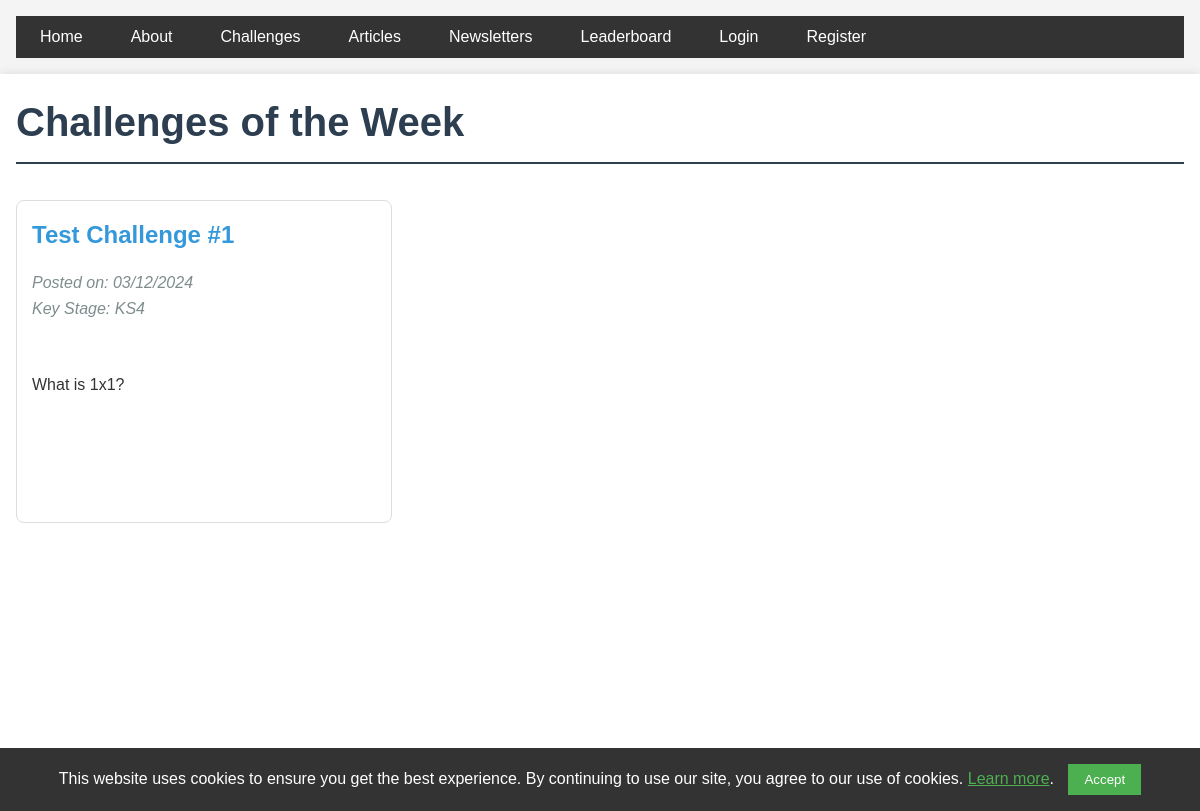
Before: /challenges with the older database file.
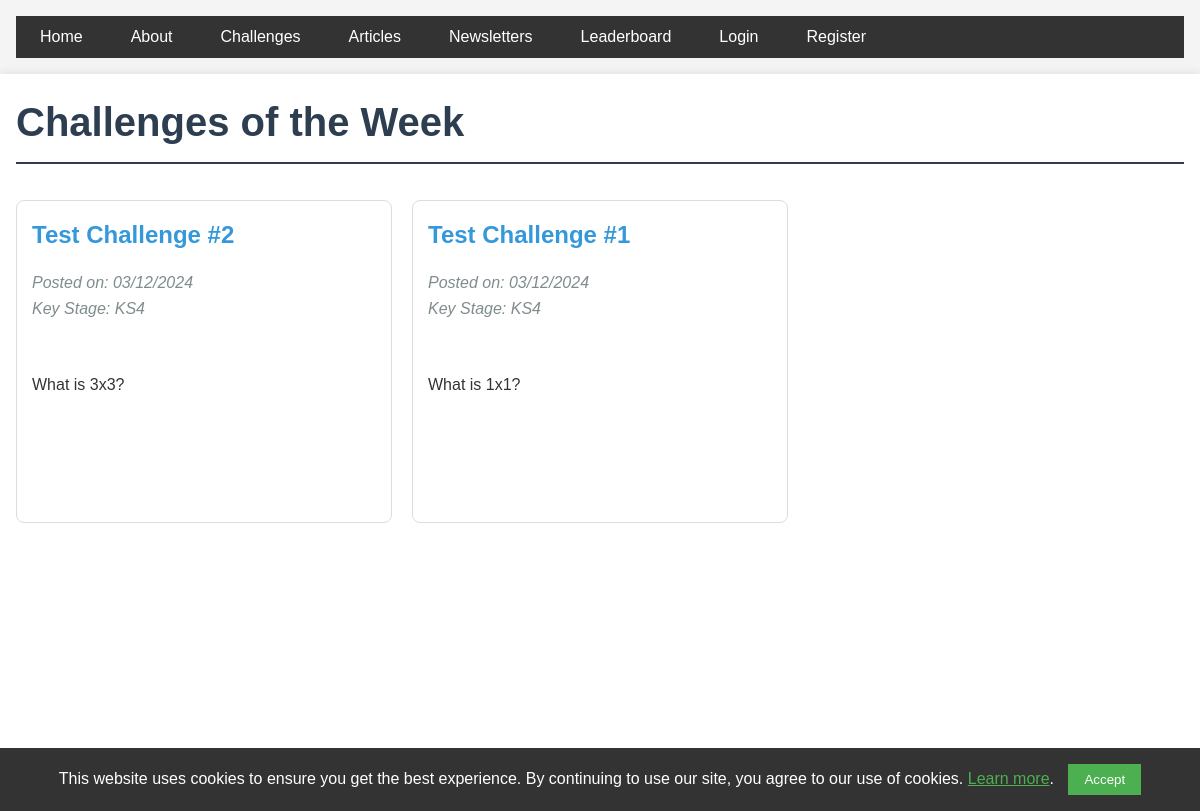
After: the same page with the newer database file.
### app/models.py (models this page shows)
class Challenge(db.Model):
    id = db.Column(db.Integer, primary_key=True, autoincrement=True)
    title = db.Column(db.String(100), nullable=False)
    content = db.Column(db.Text, nullable=False)
    date_posted = db.Column(db.DateTime, nullable=False, default=datetime.utcnow)
    file_url = db.Column(db.String(100))
    key_stage = db.Column(db.String(3), nullable=False)
    answer_boxes = db.relationship('ChallengeAnswerBox', backref='challenge', lazy=True, cascade='all, delete-orphan')
    submissions = db.relationship('AnswerSubmission', backref='challenge', lazy=True)
    first_correct_submission = db.Column(db.DateTime)

### app/main/routes.py (the view)
@bp.route('/challenges')
def challenges():
    page = request.args.get('page', 1, type=int)
    try:
        challenges_pagination = Challenge.query.order_by(
            Challenge.date_posted.desc()
        ).paginate(page=page, per_page=6, error_out=False)
        return render_template('main/challenges.html',
                             challenges=challenges_pagination)
    except SQLAlchemyError as e:
        current_app.logger.error(f"Error loading challenges: {str(e)}")
        flash("Unable to load challenges at this time.", "error")
        return redirect(url_for('main.index'))

### app/templates/main/challenges.html (shortened to what this page needs)
{% extends "base.html" %}
{% block content %}
    <link rel="stylesheet" href="https://cdnjs.cloudflare.com/ajax/libs/mathquill/0.10.1/mathquill.min.css">
    <h1>Challenges of the Week</h1>
    <div class="challenge-grid">
        {% for challenge in challenges.items %}
            <article class="challenge-card">
                <h2><a href="{{ url_for('main.challenge', challenge_id=challenge.id) }}">{{ challenge.title }}</a></h2>
                <p class="meta">Posted on: {{ challenge.date_posted.strftime('%d/%m/%Y') }}</p>
                <p class="meta">Key Stage: {{ challenge.key_stage.upper() }}</p>
                <div class="challenge-content">
                    {{challenge.content | safe | truncate(200)}}
                </div>
            </article>
        {% endfor %}
    </div>
{% endblock %}

Changed rows visible on the page:
added Challenge: title "Test Challenge #2", date_posted "03/12/2024", key_stage "KS4", content "What is 3x3?"
